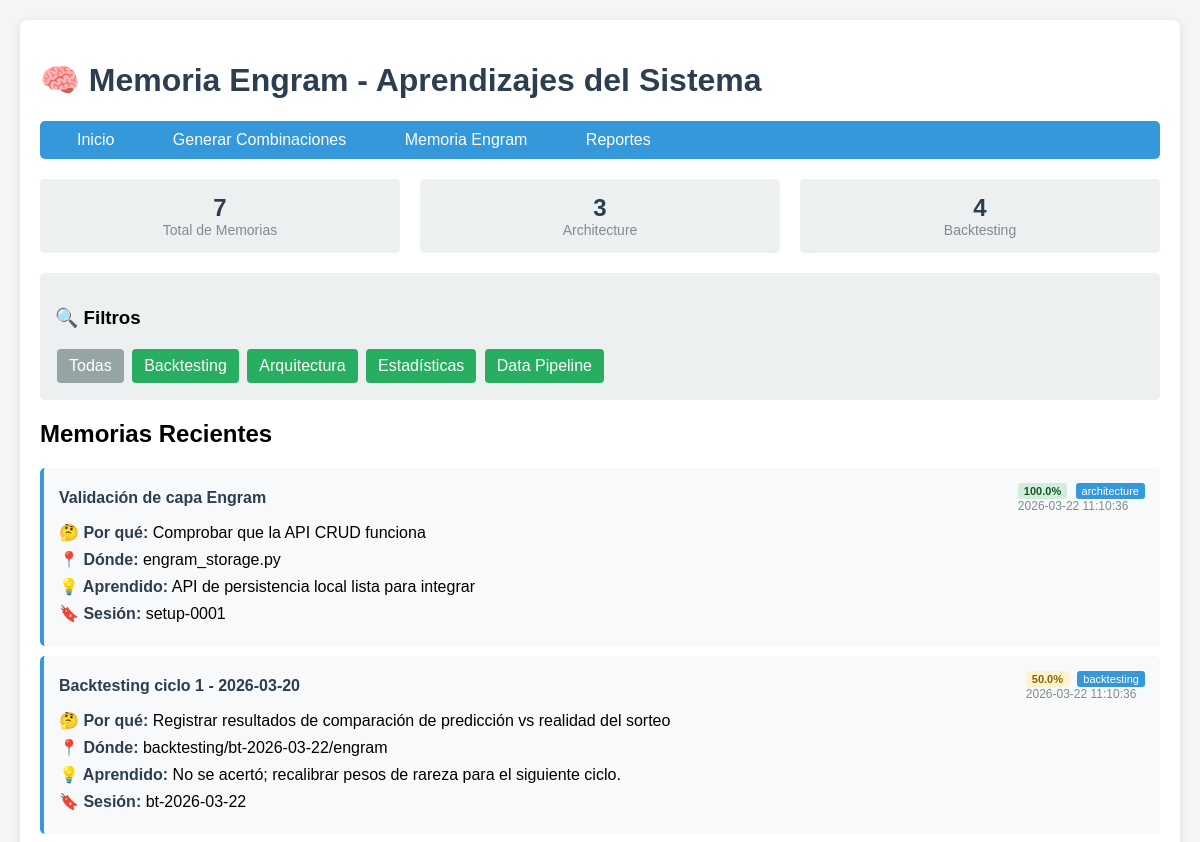
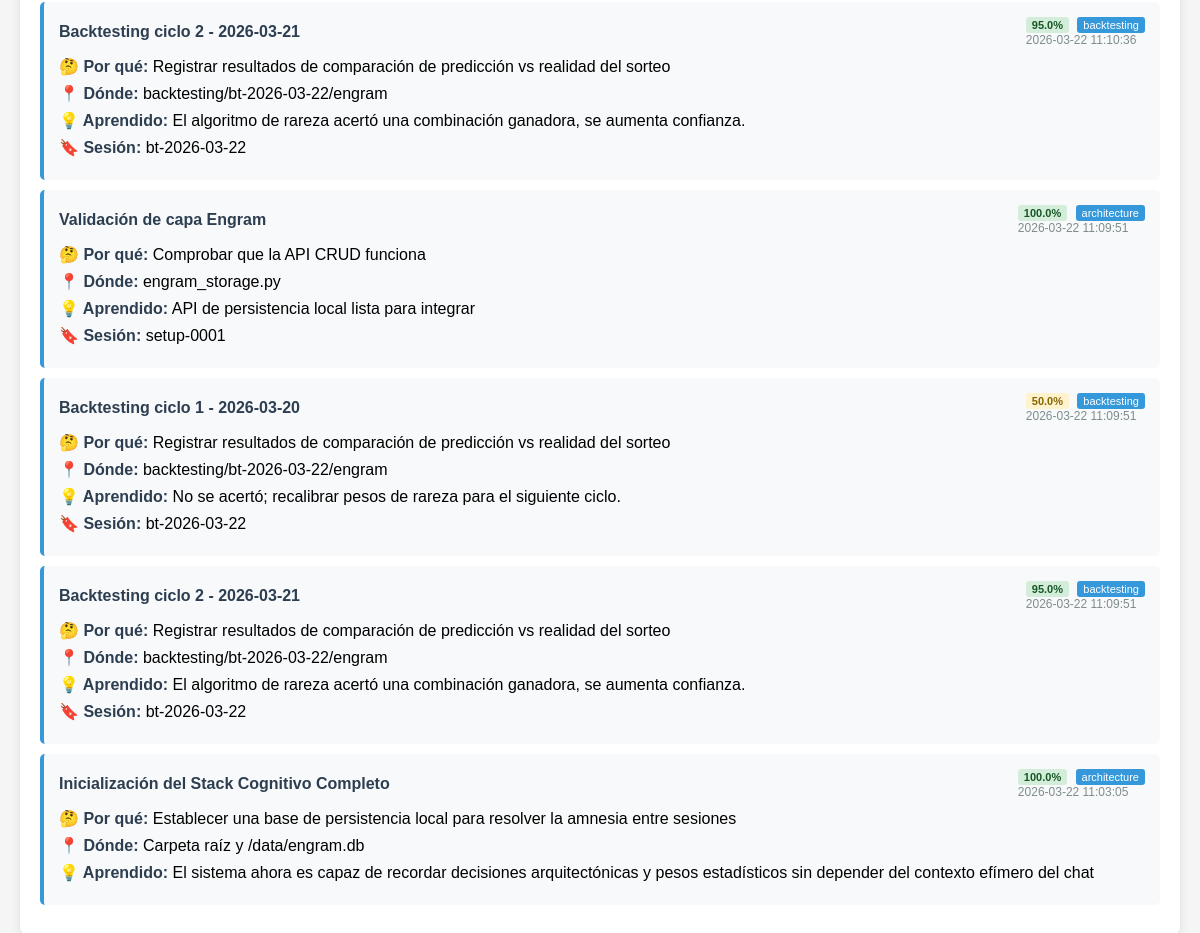
Screenshot of /memory with the database file from the repository (2 pictures, top to bottom).
### tables this page shows
CREATE TABLE cognitive_stack (id INTEGER PRIMARY KEY AUTOINCREMENT, timestamp DATETIME DEFAULT CURRENT_TIMESTAMP, what TEXT NOT NULL, why TEXT NOT NULL, "where" TEXT NOT NULL, learned TEXT NOT NULL, session_id TEXT, confidence REAL DEFAULT 1.0, domain TEXT);

### dashboard.py (the view)
@app.route('/memory')
def memory():
    try:
        domain = request.args.get('domain', '')
        limit = int(request.args.get('limit', 50))
        if domain:
            memories = search_memories(f'domain:{domain}', limit=limit)
        else:
            memories = list_memories(limit=limit)
        total_memories = len(memories)
        domains = {}
        for m in memories:
            d = m.get('domain', 'unknown')
            domains[d] = domains.get(d, 0) + 1
        return render_template('memory.html',
                             memories=memories,
                             total_memories=total_memories,
                             domains=domains,
                             current_domain=domain)
    except Exception as e:
        return render_template('memory.html', error=str(e))

### engram_storage.py (called while the page is built)
def list_memories(limit: int = 100, db_path: Optional[str] = None) -> List[Dict]:
    db_path = db_path or ENGRAM_DB_PATH
    conn = sqlite3.connect(db_path)
    conn.row_factory = sqlite3.Row
    cur = conn.cursor()
    cur.execute(SELECT_ALL_SQL, (limit,))
    rows = [dict(r) for r in cur.fetchall()]
    conn.close()
    return rows

### templates/memory.html (shortened to what this page needs)
<!DOCTYPE html>
<html lang="es">
<head>
</head>
<body>
    <div class="container">
        <h1>🧠 Memoria Engram - Aprendizajes del Sistema</h1>
        <div class="nav">
            <a href="/">Inicio</a>
            <a href="/generate">Generar Combinaciones</a>
            <a href="/memory">Memoria Engram</a>
            <a href="/reports">Reportes</a>
        </div>
        <div class="stats">
            <div class="stat-card">
                <div class="stat-number">{{ total_memories }}</div>
                <div class="stat-label">Total de Memorias</div>
            </div>
            {% for domain, count in domains.items() %}
            <div class="stat-card">
                <div class="stat-number">{{ count }}</div>
                <div class="stat-label">{{ domain|title }}</div>
            </div>
            {% endfor %}
        </div>
        <div class="filters">
            <h3>🔍 Filtros</h3>
            <a href="/memory" class="btn {% if not current_domain %}secondary{% endif %}">Todas</a>
            <a href="/memory?domain=backtesting" class="btn {% if current_domain == 'backtesting' %}secondary{% endif %}">Backtesting</a>
            <a href="/memory?domain=architecture" class="btn {% if current_domain == 'architecture' %}secondary{% endif %}">Arquitectura</a>
            <a href="/memory?domain=stats" class="btn {% if current_domain == 'stats' %}secondary{% endif %}">Estadísticas</a>
            <a href="/memory?domain=data_pipeline" class="btn {% if current_domain == 'data_pipeline' %}secondary{% endif %}">Data Pipeline</a>
        </div>
        {% if memories %}
        <h2>Memorias Recientes</h2>
        {% for memory in memories %}
        <div class="memory-item">
            <div class="memory-header">
                <div class="memory-title">{{ memory.what }}</div>
                <div class="memory-meta">
                    <span class="confidence {% if memory.confidence >= 0.8 %}high{% elif memory.confidence >= 0.5 %}medium{% else %}low{% endif %}">
                        {{ "%.1f"|format(memory.confidence * 100) }}%
                    </span>
                    <span class="domain-badge">{{ memory.get('domain', 'unknown') }}</span>
                    <br>{{ memory.timestamp[:19] }}
                </div>
            </div>
            <div class="memory-section">
                <strong>🤔 Por qué:</strong> {{ memory.why }}
            </div>
            <div class="memory-section">
                <strong>📍 Dónde:</strong> {{ memory.where }}
            </div>
            <div class="memory-section">
                <strong>💡 Aprendido:</strong> {{ memory.learned }}
            </div>
            {% if memory.session_id %}
            <div class="memory-section">
                <strong>🔖 Sesión:</strong> {{ memory.session_id }}
            </div>
            {% endif %}
        </div>
        {% endfor %}
        {% else %}
        <div style="text-align: center; padding: 40px; color: #7f8c8d;">
            <h3>No se encontraron memorias</h3>
            <p>El sistema aún no ha registrado aprendizajes en esta categoría.</p>
        </div>
        {% endif %}
    </div>
</body>
</html>

### templates/memory.html (style rules this page uses)
body { font-family: Arial, sans-serif; margin: 0; padding: 20px; background: #f5f5f5; }
.container { max-width: 1200px; margin: 0 auto; background: white; padding: 20px; border-radius: 8px; box-shadow: 0 2px 10px rgba(0,0,0,0.1); }
h1 { color: #2c3e50; }
.nav { background: #3498db; padding: 10px; border-radius: 5px; margin-bottom: 20px; }
.nav a { color: white; text-decoration: none; margin: 0 15px; padding: 8px 12px; border-radius: 4px; }
.filters { background: #ecf0f1; padding: 15px; border-radius: 5px; margin-bottom: 20px; }
.memory-item { background: #f8f9fa; padding: 15px; margin: 10px 0; border-radius: 5px; border-left: 4px solid #3498db; }
.memory-header { display: flex; justify-content: space-between; align-items: center; margin-bottom: 10px; }
.memory-title { font-weight: bold; color: #2c3e50; }
.memory-meta { font-size: 12px; color: #7f8c8d; }
.confidence { display: inline-block; padding: 2px 6px; border-radius: 3px; font-size: 11px; font-weight: bold; }
.confidence.high { background: #d4edda; color: #155724; }
.confidence.medium { background: #fff3cd; color: #856404; }
.domain-badge { display: inline-block; padding: 2px 6px; background: #3498db; color: white; border-radius: 3px; font-size: 11px; margin-left: 5px; }
.memory-section { margin: 8px 0; }
.memory-section strong { color: #2c3e50; }
.stats { display: flex; gap: 20px; margin-bottom: 20px; }
.stat-card { background: #ecf0f1; padding: 15px; border-radius: 5px; text-align: center; flex: 1; }
.stat-number { font-size: 24px; font-weight: bold; color: #2c3e50; }
.stat-label { color: #7f8c8d; font-size: 14px; }
.btn { background: #27ae60; color: white; padding: 8px 12px; border: none; border-radius: 4px; cursor: pointer; text-decoration: none; display: inline-block; margin: 2px; }
.btn.secondary { background: #95a5a6; }

### rows the page displays
cognitive_stack: count "3", domain "Architecture", what "Validación de capa Engram", memory.confidence*100 "100.0", get "architecture", timestamp "2026-03-22 11:10:36", why "Comprobar que la API CRUD funciona", where "engram_storage.py", learned "API de persistencia local lista para integrar", session_id "setup-0001"
cognitive_stack: count "4", domain "Backtesting", what "Backtesting ciclo 1 - 2026-03-20", memory.confidence*100 "50.0", get "backtesting", timestamp "2026-03-22 11:10:36", why "Registrar resultados de comparación de predicción vs realidad del sorteo", where "backtesting/bt-2026-03-22/engram", learned "No se acertó; recalibrar pesos de rareza para el siguiente ciclo.", session_id "bt-2026-03-22"
cognitive_stack: what "Backtesting ciclo 2 - 2026-03-21", memory.confidence*100 "95.0", get "backtesting", timestamp "2026-03-22 11:10:36", why "Registrar resultados de comparación de predicción vs realidad del sorteo", where "backtesting/bt-2026-03-22/engram", learned "El algoritmo de rareza acertó una combinación ganadora, se aumenta confianza.", session_id "bt-2026-03-22"
cognitive_stack: what "Validación de capa Engram", memory.confidence*100 "100.0", get "architecture", timestamp "2026-03-22 11:09:51", why "Comprobar que la API CRUD funciona", where "engram_storage.py", learned "API de persistencia local lista para integrar", session_id "setup-0001"
cognitive_stack: what "Backtesting ciclo 1 - 2026-03-20", memory.confidence*100 "50.0", get "backtesting", timestamp "2026-03-22 11:09:51", why "Registrar resultados de comparación de predicción vs realidad del sorteo", where "backtesting/bt-2026-03-22/engram", learned "No se acertó; recalibrar pesos de rareza para el siguiente ciclo.", session_id "bt-2026-03-22"
cognitive_stack: what "Backtesting ciclo 2 - 2026-03-21", memory.confidence*100 "95.0", get "backtesting", timestamp "2026-03-22 11:09:51", why "Registrar resultados de comparación de predicción vs realidad del sorteo", where "backtesting/bt-2026-03-22/engram", learned "El algoritmo de rareza acertó una combinación ganadora, se aumenta confianza.", session_id "bt-2026-03-22"
cognitive_stack: what "Inicialización del Stack Cognitivo Completo", memory.confidence*100 "100.0", get "architecture", timestamp "2026-03-22 11:03:05", why "Establecer una base de persistencia local para resolver la amnesia entre sesiones", where "Carpeta raíz y /data/engram.db", learned "El sistema ahora es capaz de recordar decisiones arquitectónicas y pesos estadísticos sin depender del contexto efímero del chat"

### other values shown
{{ total_memories }} "7"
